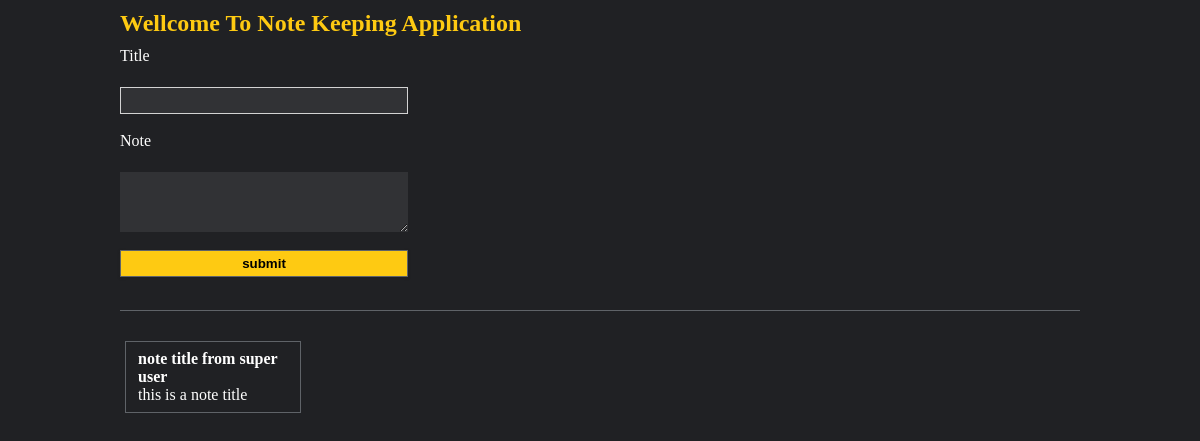
The app's page /, older data.
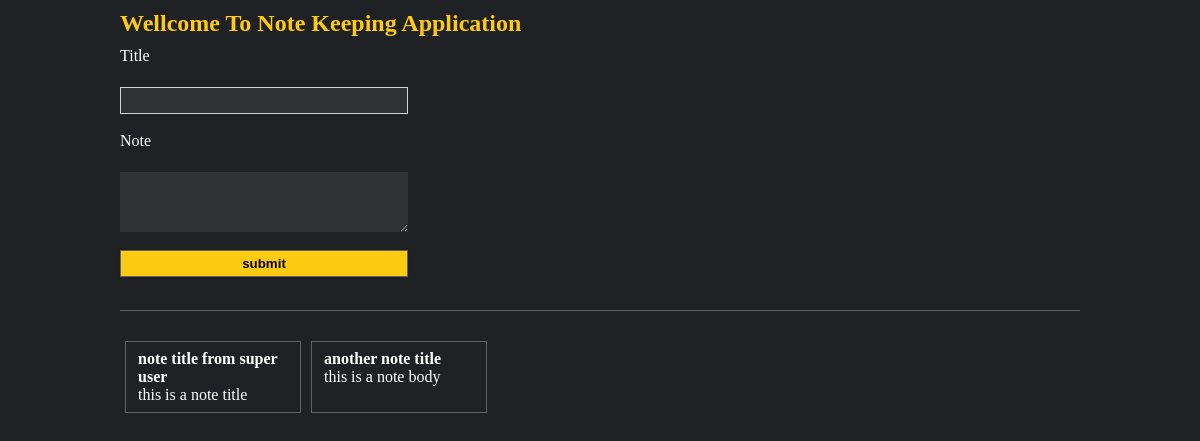
The same page, newer data.
### note/models.py (models this page shows)
class noteModel(models.Model):
    note_title = models.TextField(max_length=100)
    note_content = models.TextField(max_length=150)

### note/views.py (the view)
# urls.py: 2. Add a URL to urlpatterns:  path('', views.home, name='home')
def home(request):
    all_notes_items = noteModel.objects.all()
    return render(request,"index.html",{'all_notes':all_notes_items})

### templates/index.html (shortened to what this page needs)
{% extends 'base.html' %}
{% load static %}
{% block content %}
<div class ="output">
    <h2 class="app-heading">Wellcome To Note Keeping Application</h2>
    <div class ="note-block">
        <form action="/addnote/" method="POST">
        <label for="note_title">Title</label></br>
        <input type="text" name="note_title"></br>
        <label for="note_content">Note</label></br>
        <textarea class="note-text" name="note_content" rows="4" cols="60"></textarea></br>
        <input type="submit" value="submit" class="submit-btn">
        </form>
    </div>
    <div class="show-note">
        {% for notes in all_notes %}
        <div class="note-card">
            <h4>{{ notes.note_title }}</h4>
            <p>{{ notes.note_content }}</p>
        </div>
        {% endfor %}
    </div>
</div>
{% endblock content %}

Row changes from the older to the newer data that the page shows:
added noteModel: note_title "another note title", note_content "this is a note body"
